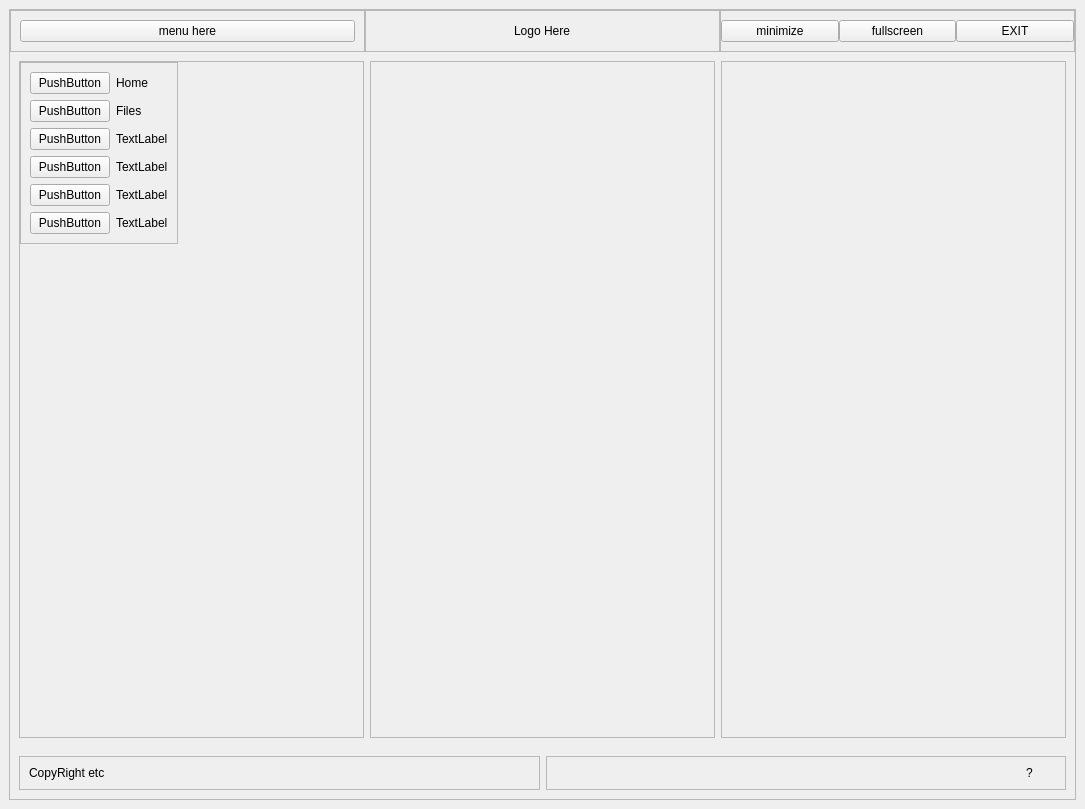
<?xml version="1.0" encoding="UTF-8"?>
<ui version="4.0">
 <class>MainWindow</class>
 <widget class="QMainWindow" name="MainWindow">
  <property name="geometry">
   <rect>
    <x>0</x>
    <y>0</y>
    <width>1085</width>
    <height>809</height>
   </rect>
  </property>
  <property name="autoFillBackground">
   <bool>true</bool>
  </property>
  <property name="styleSheet">
   <string notr="true"/>
  </property>
  <widget class="QWidget" name="centralwidget">
   <layout class="QVBoxLayout" name="verticalLayout">
    <item>
     <widget class="QFrame" name="mainFrame">
      <property name="frameShape">
       <enum>QFrame::StyledPanel</enum>
      </property>
      <property name="frameShadow">
       <enum>QFrame::Raised</enum>
      </property>
      <layout class="QVBoxLayout" name="verticalLayout_2">
       <property name="spacing">
        <number>0</number>
       </property>
       <property name="leftMargin">
        <number>0</number>
       </property>
       <property name="topMargin">
        <number>0</number>
       </property>
       <property name="rightMargin">
        <number>0</number>
       </property>
       <property name="bottomMargin">
        <number>0</number>
       </property>
       <item alignment="Qt::AlignTop">
        <widget class="QFrame" name="headerFrame">
         <property name="frameShape">
          <enum>QFrame::NoFrame</enum>
         </property>
         <property name="frameShadow">
          <enum>QFrame::Raised</enum>
         </property>
         <layout class="QHBoxLayout" name="horizontalLayout">
          <property name="spacing">
           <number>0</number>
          </property>
          <property name="leftMargin">
           <number>0</number>
          </property>
          <property name="topMargin">
           <number>0</number>
          </property>
          <property name="rightMargin">
           <number>0</number>
          </property>
          <property name="bottomMargin">
           <number>0</number>
          </property>
          <item>
           <widget class="QFrame" name="sandwichMenuFrame">
            <property name="frameShape">
             <enum>QFrame::StyledPanel</enum>
            </property>
            <property name="frameShadow">
             <enum>QFrame::Raised</enum>
            </property>
            <layout class="QHBoxLayout" name="horizontalLayout_3">
             <item>
              <widget class="QPushButton" name="menuButton">
               <property name="text">
                <string>menu here</string>
               </property>
              </widget>
             </item>
            </layout>
           </widget>
          </item>
          <item>
           <widget class="QFrame" name="logoFrame">
            <property name="frameShape">
             <enum>QFrame::StyledPanel</enum>
            </property>
            <property name="frameShadow">
             <enum>QFrame::Raised</enum>
            </property>
            <layout class="QHBoxLayout" name="horizontalLayout_4">
             <item alignment="Qt::AlignHCenter">
              <widget class="QLabel" name="label">
               <property name="text">
                <string>Logo Here</string>
               </property>
              </widget>
             </item>
            </layout>
           </widget>
          </item>
          <item>
           <widget class="QFrame" name="windowOperationFrame">
            <property name="autoFillBackground">
             <bool>true</bool>
            </property>
            <property name="frameShape">
             <enum>QFrame::StyledPanel</enum>
            </property>
            <property name="frameShadow">
             <enum>QFrame::Raised</enum>
            </property>
            <layout class="QHBoxLayout" name="horizontalLayout_2">
             <property name="spacing">
              <number>0</number>
             </property>
             <property name="leftMargin">
              <number>0</number>
             </property>
             <property name="topMargin">
              <number>0</number>
             </property>
             <property name="rightMargin">
              <number>0</number>
             </property>
             <property name="bottomMargin">
              <number>0</number>
             </property>
             <item>
              <widget class="QPushButton" name="minimize">
               <property name="text">
                <string>minimize</string>
               </property>
              </widget>
             </item>
             <item>
              <widget class="QPushButton" name="fullscreenbutton">
               <property name="text">
                <string>fullscreen</string>
               </property>
              </widget>
             </item>
             <item>
              <widget class="QPushButton" name="exitbutton">
               <property name="text">
                <string>EXIT</string>
               </property>
              </widget>
             </item>
            </layout>
           </widget>
          </item>
         </layout>
        </widget>
       </item>
       <item>
        <widget class="QFrame" name="mainBodyFrame">
         <property name="sizePolicy">
          <sizepolicy hsizetype="Preferred" vsizetype="Expanding">
           <horstretch>0</horstretch>
           <verstretch>0</verstretch>
          </sizepolicy>
         </property>
         <property name="frameShape">
          <enum>QFrame::NoFrame</enum>
         </property>
         <property name="frameShadow">
          <enum>QFrame::Raised</enum>
         </property>
         <layout class="QHBoxLayout" name="horizontalLayout_7">
          <item>
           <widget class="QFrame" name="mainMenu">
            <property name="sizePolicy">
             <sizepolicy hsizetype="Preferred" vsizetype="Expanding">
              <horstretch>0</horstretch>
              <verstretch>0</verstretch>
             </sizepolicy>
            </property>
            <property name="frameShape">
             <enum>QFrame::StyledPanel</enum>
            </property>
            <property name="frameShadow">
             <enum>QFrame::Raised</enum>
            </property>
            <layout class="QHBoxLayout" name="horizontalLayout_8">
             <property name="spacing">
              <number>0</number>
             </property>
             <property name="leftMargin">
              <number>0</number>
             </property>
             <property name="topMargin">
              <number>0</number>
             </property>
             <property name="rightMargin">
              <number>0</number>
             </property>
             <property name="bottomMargin">
              <number>0</number>
             </property>
             <item alignment="Qt::AlignLeft|Qt::AlignTop">
              <widget class="QFrame" name="menuFrame">
               <property name="frameShape">
                <enum>QFrame::StyledPanel</enum>
               </property>
               <property name="frameShadow">
                <enum>QFrame::Raised</enum>
               </property>
               <layout class="QGridLayout" name="gridLayout">
                <item row="2" column="0">
                 <widget class="QPushButton" name="pushButton_3">
                  <property name="text">
                   <string>PushButton</string>
                  </property>
                 </widget>
                </item>
                <item row="4" column="0">
                 <widget class="QPushButton" name="pushButton_5">
                  <property name="text">
                   <string>PushButton</string>
                  </property>
                 </widget>
                </item>
                <item row="0" column="1">
                 <widget class="QLabel" name="label_4">
                  <property name="text">
                   <string>Home</string>
                  </property>
                 </widget>
                </item>
                <item row="1" column="0">
                 <widget class="QPushButton" name="pushButton_2">
                  <property name="text">
                   <string>PushButton</string>
                  </property>
                 </widget>
                </item>
                <item row="1" column="1">
                 <widget class="QLabel" name="label_5">
                  <property name="text">
                   <string>Files</string>
                  </property>
                 </widget>
                </item>
                <item row="0" column="0">
                 <widget class="QPushButton" name="pushButton">
                  <property name="text">
                   <string>PushButton</string>
                  </property>
                 </widget>
                </item>
                <item row="3" column="0">
                 <widget class="QPushButton" name="pushButton_4">
                  <property name="text">
                   <string>PushButton</string>
                  </property>
                 </widget>
                </item>
                <item row="5" column="0">
                 <widget class="QPushButton" name="pushButton_6">
                  <property name="text">
                   <string>PushButton</string>
                  </property>
                 </widget>
                </item>
                <item row="2" column="1">
                 <widget class="QLabel" name="label_6">
                  <property name="text">
                   <string>TextLabel</string>
                  </property>
                 </widget>
                </item>
                <item row="3" column="1">
                 <widget class="QLabel" name="label_7">
                  <property name="text">
                   <string>TextLabel</string>
                  </property>
                 </widget>
                </item>
                <item row="4" column="1">
                 <widget class="QLabel" name="label_8">
                  <property name="text">
                   <string>TextLabel</string>
                  </property>
                 </widget>
                </item>
                <item row="5" column="1">
                 <widget class="QLabel" name="label_9">
                  <property name="text">
                   <string>TextLabel</string>
                  </property>
                 </widget>
                </item>
               </layout>
              </widget>
             </item>
            </layout>
           </widget>
          </item>
          <item>
           <widget class="QFrame" name="secondMenu">
            <property name="sizePolicy">
             <sizepolicy hsizetype="Preferred" vsizetype="Expanding">
              <horstretch>0</horstretch>
              <verstretch>0</verstretch>
             </sizepolicy>
            </property>
            <property name="frameShape">
             <enum>QFrame::StyledPanel</enum>
            </property>
            <property name="frameShadow">
             <enum>QFrame::Raised</enum>
            </property>
           </widget>
          </item>
          <item>
           <widget class="QFrame" name="viewingWindow">
            <property name="sizePolicy">
             <sizepolicy hsizetype="Preferred" vsizetype="Expanding">
              <horstretch>0</horstretch>
              <verstretch>0</verstretch>
             </sizepolicy>
            </property>
            <property name="frameShape">
             <enum>QFrame::StyledPanel</enum>
            </property>
            <property name="frameShadow">
             <enum>QFrame::Raised</enum>
            </property>
           </widget>
          </item>
         </layout>
        </widget>
       </item>
       <item alignment="Qt::AlignBottom">
        <widget class="QFrame" name="footerFrame">
         <property name="autoFillBackground">
          <bool>true</bool>
         </property>
         <property name="frameShape">
          <enum>QFrame::NoFrame</enum>
         </property>
         <property name="frameShadow">
          <enum>QFrame::Raised</enum>
         </property>
         <layout class="QHBoxLayout" name="horizontalLayout_5">
          <item>
           <widget class="QFrame" name="frame">
            <property name="frameShape">
             <enum>QFrame::StyledPanel</enum>
            </property>
            <property name="frameShadow">
             <enum>QFrame::Raised</enum>
            </property>
            <layout class="QVBoxLayout" name="verticalLayout_3">
             <item>
              <widget class="QLabel" name="label_2">
               <property name="text">
                <string>CopyRight etc</string>
               </property>
              </widget>
             </item>
            </layout>
           </widget>
          </item>
          <item>
           <widget class="QFrame" name="frame_2">
            <property name="frameShape">
             <enum>QFrame::StyledPanel</enum>
            </property>
            <property name="frameShadow">
             <enum>QFrame::Raised</enum>
            </property>
            <layout class="QHBoxLayout" name="horizontalLayout_6">
             <item>
              <widget class="QLabel" name="label_3">
               <property name="text">
                <string>?       </string>
               </property>
               <property name="alignment">
                <set>Qt::AlignRight|Qt::AlignTrailing|Qt::AlignVCenter</set>
               </property>
              </widget>
             </item>
            </layout>
           </widget>
          </item>
         </layout>
        </widget>
       </item>
      </layout>
     </widget>
    </item>
   </layout>
  </widget>
 </widget>
 <resources/>
 <connections/>
</ui>
